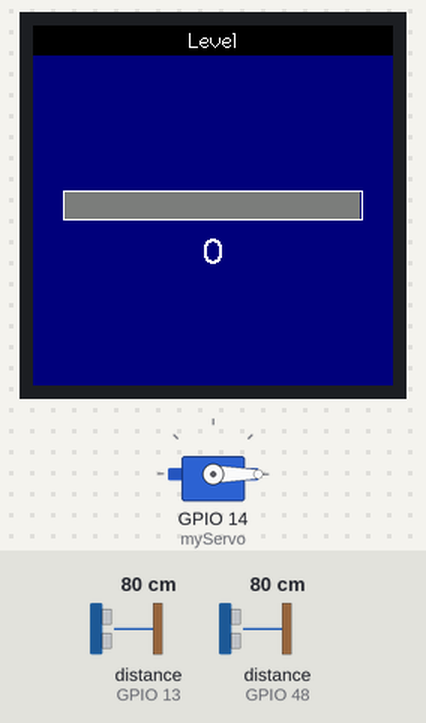
Bench run of a program on a simulated ESP32. Shown: 240×240 colour display, servo. Wiring (inferred from the names in the program): ultrasonic range finder: trigger GPIO 12; echo GPIO 13. The inputs (shaded band) are chosen by the test bench; at power-on: distance to the obstacle (sensors on GPIO 48, GPIO 13) 80 cm. The echo pulse lasts 58.3 µs per cm; what the program prints to the serial monitor is not drawn.

Above: at 1.5 s.
1.6 s: distance to the obstacle (sensor on GPIO 48) set to 2 cm
At 3.0 s:
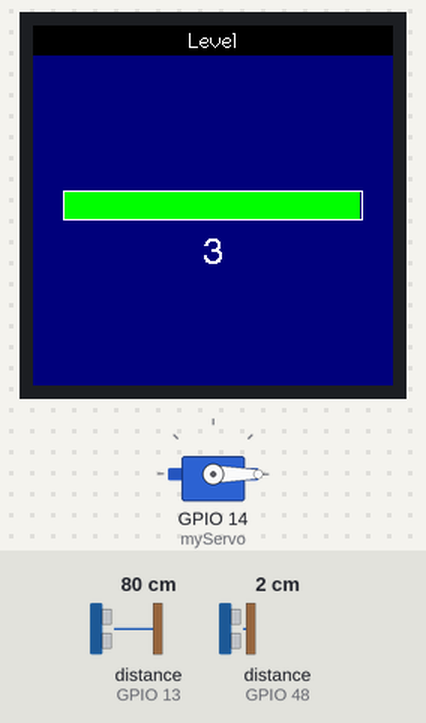
3.5 s: distance to the obstacle (sensor on GPIO 13) set to 16 cm
5.0 s: distance to the obstacle (sensor on GPIO 13) set to 13 cm
At 5.9 s:
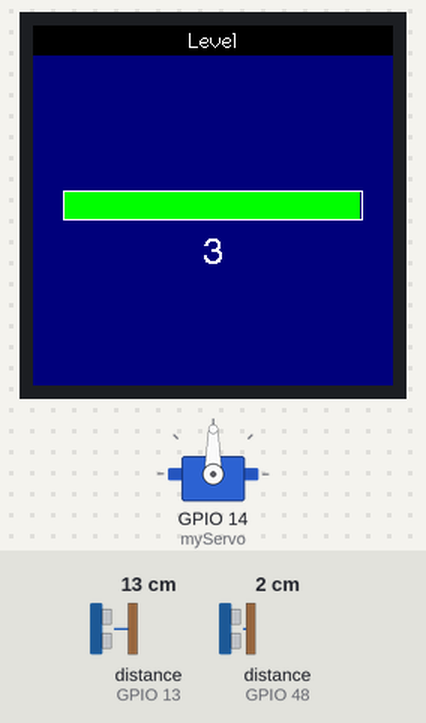
Timing chart, 0 to 8.0 s (numbered marks = the images above; inputs shaded):
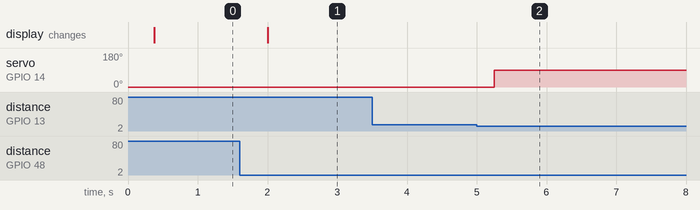

Measured:
- the behaviour switches between 15 and 14 cm on distance to the obstacle (sensor on GPIO 13) (found by bisection; images 1 and 2)
- after the input at 1.6 s, the display: changes after 0.41 s (image 1)
- after the input at 3.5 s, every drawn part: stays the same
- after the input at 5.0 s, servo on GPIO 14 (myServo): 0° → 90° after 0.25 s

The program:

main.cpp
```cpp
#include <TFT_eSPI.h>
#include <ESP32Servo.h>
#include <Wire.h>
#include <Adafruit_VL53L0X.h>

// I2C pe D21/D22
#define SDA_PIN 21
#define SCL_PIN 22

#define US_TRIG 12
#define US_ECHO 13

TFT_eSPI      tft = TFT_eSPI();
Servo         myServo;
Adafruit_VL53L0X sensor;

void showMessage(const String& msg) {
  tft.fillRect(0, 0, tft.width(), 20, TFT_BLACK);
  tft.fillRect(0, 20, tft.width(), tft.height() - 20, TFT_NAVY);
  uint8_t old = tft.getTextDatum();
  tft.setTextDatum(TC_DATUM);
  tft.setTextColor(TFT_WHITE);
  tft.drawString(msg, tft.width() / 2, 2, 2);
  tft.setTextDatum(old);
}

void drawBarLevel(uint8_t lvl) {
  // Coordonate şi dimensiuni
  const int barX      = 20;
  const int barW      = tft.width() - 40;
  const int barH      = 20;
  const int barY      = tft.height() / 2 - barH / 2;
  const int segW      = barW / 3;

  // 1) Desenează cele 3 segmente cu culoarea potrivită
  for (uint8_t i = 0; i < 3; i++) {
    uint16_t col = (i < lvl) ? TFT_GREEN : TFT_DARKGREY;
    tft.fillRect(barX + i * segW, barY, segW, barH, col);
  }

  // 2) Trasează conturul
  tft.drawRect(barX, barY, barW, barH, TFT_WHITE);

  // 3) Afișează cifra sub bară, ştergând în spate cu NAVY
  tft.setTextDatum(TC_DATUM);
  tft.setTextColor(TFT_WHITE, TFT_NAVY);
  tft.drawString(String(lvl), tft.width() / 2, barY + barH + 10, 4);

  // 4) Mută servo-ul
  int angle = map(lvl, 0, 3, 0, 180);
  //myServo.write(angle);
}


void setup() {
  // Serial debug
  Serial.begin(115200);
  while (!Serial);

  Serial.println("=== BOOT ===");

  // TFT
  tft.begin();
  tft.setRotation(0);
  tft.fillScreen(TFT_BLACK);
  tft.fillRect(0, 20, tft.width(), tft.height() - 20, TFT_NAVY);
  showMessage("Level");
  // Servo pe D14
  myServo.attach(14);
  myServo.write(-30);
  pinMode(US_TRIG, OUTPUT);
  pinMode(US_ECHO, INPUT);

  // I2C pe 21/22 cu pull-up intern și 400kHz
  pinMode(SDA_PIN, INPUT_PULLUP);
  pinMode(SCL_PIN, INPUT_PULLUP);
  Wire.begin(SDA_PIN, SCL_PIN);
  Wire.setClock(400000);

  // Scan I2C pentru debugging
  Serial.println("Scanning I2C bus...");
  for (uint8_t addr = 1; addr < 127; addr++) {
    Wire.beginTransmission(addr);
    if (Wire.endTransmission() == 0) {
      Serial.printf("  Found 0x%02X\n", addr);
    }
  }

  const uint8_t TOF_ADDR = 0x30;
  if (! sensor.begin(TOF_ADDR)) {
    Serial.printf("VL53L0X failed to start at 0x%02X\n", TOF_ADDR);
  } else {
    Serial.printf("VL53L0X started OK at 0x%02X\n", TOF_ADDR);
  }

}

void loop() {
  VL53L0X_RangingMeasurementData_t meas;
  sensor.rangingTest(&meas, false);
  uint16_t dist = meas.RangeMilliMeter;

  Serial.printf("Distance: %d mm\n", dist);

  int lvl = map(dist, 30, 120, 3, 0);
  lvl = constrain(lvl, 0, 3);
  lvl = 3;
  if(dist > 170)
    lvl = 0;
  else if(dist <= 170 &&  dist > 120)
          lvl = 1;
          else if (dist <=120 && dist > 70)
            lvl = 2;
            else  lvl = 3;
  //showMessage("Level: " + String(lvl));
  drawBarLevel(lvl);
  digitalWrite(US_TRIG, LOW);
  delayMicroseconds(2);
  digitalWrite(US_TRIG, HIGH);
  delayMicroseconds(10);
  digitalWrite(US_TRIG, LOW);

  // Măsoară durata răspunsului (în µs), timeout 30ms (~10m)
  long duration = pulseIn(US_ECHO, HIGH, 30000);
  float distUS = duration > 0
    ? (duration / 2.0f) * 0.0343f  // cm (speed = 343 m/s)
    : -1;

  if (distUS > 0) {
    //Serial.printf("US Distance: %.1f cm\n", distUS);
    // --- comandă servo pe baza US ---
    if (distUS < 15.0f) {
      myServo.write(90);
      delay(5000);
    } else {
      myServo.write(0);
    }  // pause să prindă poziţia
  } else {
    Serial.println("US: out of range");
  }

  delay(500);
}
```
